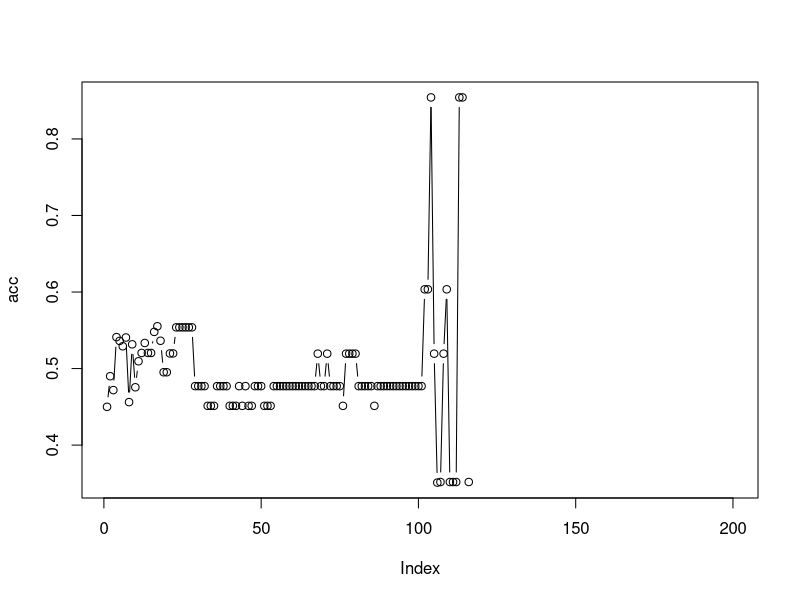

Generate this figure with R:
library(caret)

data(GermanCredit) #loads the data
View(GermanCredit)

# Converting Class variable from Bad/Good to 0/1
GermanCredit$Class=ifelse(GermanCredit$Class=="Bad",0,1)

set.seed(1234)
inTrain=createDataPartition(GermanCredit$Class, p=0.8,list=FALSE)

Training=GermanCredit[inTrain,]
Testing=GermanCredit[-inTrain,]

sqrt(800)

library(class)

summary(Training)

?knn
KNN=knn(train=Training,test=Testing,cl=Training$Class,k=25)
KNN
library(caret)
a=caret::confusionMatrix(table(Testing$Class,KNN),positive='1')
a

names(a)
a$byClass
a$byClass[11]

acc=0

for (i in 1:200)
{KNN=knn(train=Training,test=Testing,cl=Training$Class,k=i)
a=caret::confusionMatrix(table(Testing$Class,KNN),positive='1')
acc[i]=a$byClass[11]
}

acc
plot(acc,type='b')
